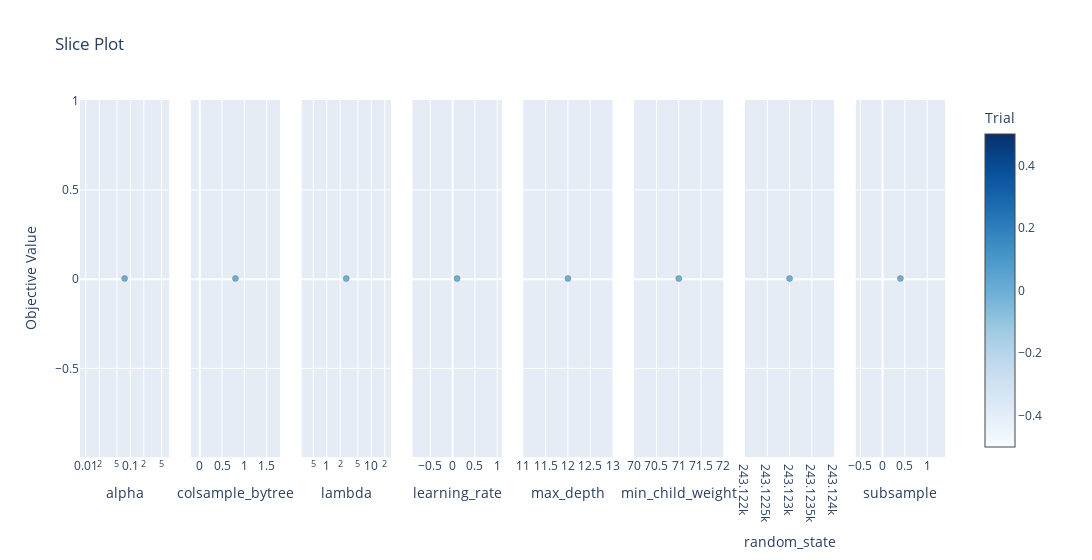

The notebook cell saved with this chart:
### Code cell
optuna.visualization.plot_slice(find_param)

### Figure 1 — Plotly figure (JSON) as saved in the notebook; plotly's stock layout.template omitted (floating-point values rounded to 4 significant figures)
{"data": [{"marker": {"color": [0], "colorbar": {"title": {"text": "Trial"}, "x": 1, "xpad": 40}, "colorscale": [[0, "rgb(247,251,255)"], [0.125, "rgb(222,235,247)"], [0.25, "rgb(198,219,239)"], [0.375, "rgb(158,202,225)"], [0.5, "rgb(107,174,214)"], [0.625, "rgb(66,146,198)"], [0.75, "rgb(33,113,181)"], [0.875, "rgb(8,81,156)"], [1, "rgb(8,48,107)"]], "line": {"color": "Grey", "width": 0.5}, "showscale": true}, "mode": "markers", "showlegend": false, "type": "scatter", "x": [0.07409], "xaxis": "x", "y": [0.003648], "yaxis": "y"}, {"marker": {"color": [0], "colorbar": {"title": {"text": "Trial"}, "x": 1, "xpad": 40}, "colorscale": [[0, "rgb(247,251,255)"], [0.125, "rgb(222,235,247)"], [0.25, "rgb(198,219,239)"], [0.375, "rgb(158,202,225)"], [0.5, "rgb(107,174,214)"], [0.625, "rgb(66,146,198)"], [0.75, "rgb(33,113,181)"], [0.875, "rgb(8,81,156)"], [1, "rgb(8,48,107)"]], "line": {"color": "Grey", "width": 0.5}, "showscale": false}, "mode": "markers", "showlegend": false, "type": "scatter", "x": [0.8], "xaxis": "x2", "y": [0.003648], "yaxis": "y2"}, {"marker": {"color": [0], "colorbar": {"title": {"text": "Trial"}, "x": 1, "xpad": 40}, "colorscale": [[0, "rgb(247,251,255)"], [0.125, "rgb(222,235,247)"], [0.25, "rgb(198,219,239)"], [0.375, "rgb(158,202,225)"], [0.5, "rgb(107,174,214)"], [0.625, "rgb(66,146,198)"], [0.75, "rgb(33,113,181)"], [0.875, "rgb(8,81,156)"], [1, "rgb(8,48,107)"]], "line": {"color": "Grey", "width": 0.5}, "showscale": false}, "mode": "markers", "showlegend": false, "type": "scatter", "x": [2.741], "xaxis": "x3", "y": [0.003648], "yaxis": "y3"}, {"marker": {"color": [0], "colorbar": {"title": {"text": "Trial"}, "x": 1, "xpad": 40}, "colorscale": [[0, "rgb(247,251,255)"], [0.125, "rgb(222,235,247)"], [0.25, "rgb(198,219,239)"], [0.375, "rgb(158,202,225)"], [0.5, "rgb(107,174,214)"], [0.625, "rgb(66,146,198)"], [0.75, "rgb(33,113,181)"], [0.875, "rgb(8,81,156)"], [1, "rgb(8,48,107)"]], "line": {"color": "Grey", "width": 0.5}, "showscale": false}, "mode": "markers", "showlegend": false, "type": "scatter", "x": [0.1], "xaxis": "x4", "y": [0.003648], "yaxis": "y4"}, {"marker": {"color": [0], "colorbar": {"title": {"text": "Trial"}, "x": 1, "xpad": 40}, "colorscale": [[0, "rgb(247,251,255)"], [0.125, "rgb(222,235,247)"], [0.25, "rgb(198,219,239)"], [0.375, "rgb(158,202,225)"], [0.5, "rgb(107,174,214)"], [0.625, "rgb(66,146,198)"], [0.75, "rgb(33,113,181)"], [0.875, "rgb(8,81,156)"], [1, "rgb(8,48,107)"]], "line": {"color": "Grey", "width": 0.5}, "showscale": false}, "mode": "markers", "showlegend": false, "type": "scatter", "x": [12], "xaxis": "x5", "y": [0.003648], "yaxis": "y5"}, {"marker": {"color": [0], "colorbar": {"title": {"text": "Trial"}, "x": 1, "xpad": 40}, "colorscale": [[0, "rgb(247,251,255)"], [0.125, "rgb(222,235,247)"], [0.25, "rgb(198,219,239)"], [0.375, "rgb(158,202,225)"], [0.5, "rgb(107,174,214)"], [0.625, "rgb(66,146,198)"], [0.75, "rgb(33,113,181)"], [0.875, "rgb(8,81,156)"], [1, "rgb(8,48,107)"]], "line": {"color": "Grey", "width": 0.5}, "showscale": false}, "mode": "markers", "showlegend": false, "type": "scatter", "x": [71], "xaxis": "x6", "y": [0.003648], "yaxis": "y6"}, {"marker": {"color": [0], "colorbar": {"title": {"text": "Trial"}, "x": 1, "xpad": 40}, "colorscale": [[0, "rgb(247,251,255)"], [0.125, "rgb(222,235,247)"], [0.25, "rgb(198,219,239)"], [0.375, "rgb(158,202,225)"], [0.5, "rgb(107,174,214)"], [0.625, "rgb(66,146,198)"], [0.75, "rgb(33,113,181)"], [0.875, "rgb(8,81,156)"], [1, "rgb(8,48,107)"]], "line": {"color": "Grey", "width": 0.5}, "showscale": false}, "mode": "markers", "showlegend": false, "type": "scatter", "x": [243123], "xaxis": "x7", "y": [0.003648], "yaxis": "y7"}, {"marker": {"color": [0], "colorbar": {"title": {"text": "Trial"}, "x": 1, "xpad": 40}, "colorscale": [[0, "rgb(247,251,255)"], [0.125, "rgb(222,235,247)"], [0.25, "rgb(198,219,239)"], [0.375, "rgb(158,202,225)"], [0.5, "rgb(107,174,214)"], [0.625, "rgb(66,146,198)"], [0.75, "rgb(33,113,181)"], [0.875, "rgb(8,81,156)"], [1, "rgb(8,48,107)"]], "line": {"color": "Grey", "width": 0.5}, "showscale": false}, "mode": "markers", "showlegend": false, "type": "scatter", "x": [0.4], "xaxis": "x8", "y": [0.003648], "yaxis": "y8"}], "layout": {"title": {"text": "Slice Plot"}, "width": 2400, "xaxis": {"anchor": "y", "domain": [0, 0.1031], "title": {"text": "alpha"}, "type": "log"}, "xaxis2": {"anchor": "y2", "domain": [0.1281, 0.2312], "title": {"text": "colsample_bytree"}}, "xaxis3": {"anchor": "y3", "domain": [0.2562, 0.3594], "title": {"text": "lambda"}, "type": "log"}, "xaxis4": {"anchor": "y4", "domain": [0.3844, 0.4875], "title": {"text": "learning_rate"}}, "xaxis5": {"anchor": "y5", "domain": [0.5125, 0.6156], "title": {"text": "max_depth"}}, "xaxis6": {"anchor": "y6", "domain": [0.6406, 0.7438], "title": {"text": "min_child_weight"}}, "xaxis7": {"anchor": "y7", "domain": [0.7688, 0.8719], "title": {"text": "random_state"}}, "xaxis8": {"anchor": "y8", "domain": [0.8969, 1], "title": {"text": "subsample"}}, "yaxis": {"anchor": "x", "domain": [0, 1], "title": {"text": "Objective Value"}}, "yaxis2": {"anchor": "x2", "domain": [0, 1], "matches": "y", "showticklabels": false}, "yaxis3": {"anchor": "x3", "domain": [0, 1], "matches": "y", "showticklabels": false}, "yaxis4": {"anchor": "x4", "domain": [0, 1], "matches": "y", "showticklabels": false}, "yaxis5": {"anchor": "x5", "domain": [0, 1], "matches": "y", "showticklabels": false}, "yaxis6": {"anchor": "x6", "domain": [0, 1], "matches": "y", "showticklabels": false}, "yaxis7": {"anchor": "x7", "domain": [0, 1], "matches": "y", "showticklabels": false}, "yaxis8": {"anchor": "x8", "domain": [0, 1], "matches": "y", "showticklabels": false}}}
